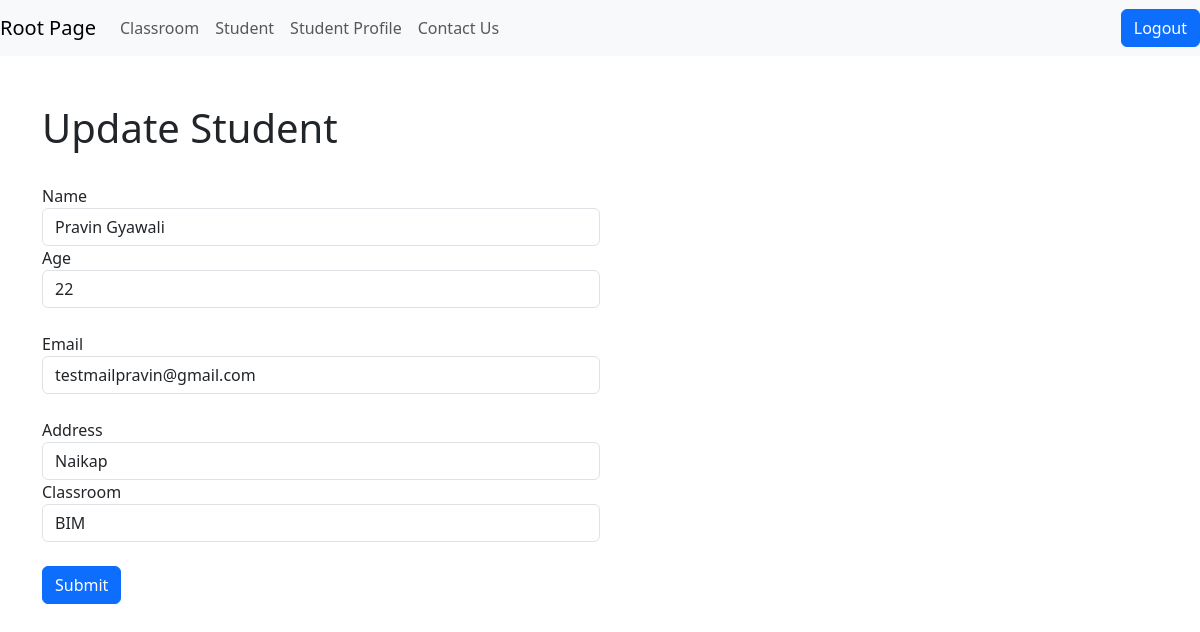
The page /crud/update-student/1/ (signed in) on the database its author committed.
### crud/models.py (models this page shows)
class Student(models.Model):
    name= models.CharField(max_length=50)
    age = models.IntegerField()
    email= models.EmailField()
    address= models.CharField(max_length=50)
    classroom = models.ForeignKey(Classroom, on_delete=models.CASCADE, related_name="classroom_students",
                                  null = True , blank = True)

### crud/views.py (the view, shortened to what this page needs)
# urls.py: path("update-student/<int:id>/", update_student_view, name="update_student"),
@login_required
def update_student_view(request, id):
    student = Student.objects.get(id=id)
    return render(request, template_name="crud/update_student.html",
                  context={"classrooms": Classroom.objects.all(), "student": student})

### crud/templates/crud/update_student.html (shortened to what this page needs)
{% extends 'layouts/base.html' %}
{% block content %}
<div class="container">
    <h1>Update Student</h1><br>
    <form method="post" class="form form-group">
        <div>
            <label>Name</label>
            <input required class="form-control" type="text" name="name" style="width: 50%;" value="{{student.name}}">
        </div>
        <div>
            <label>Age</label>
            <input required class="form-control" type="number" style="width: 50%;" name="age" value={{student.age}}>
        </div><br>
        <div>
            <label>Email</label>
            <input required class="form-control" type="email" style="width: 50%;" name="email" value="{{student.email}}">
        </div><br>
        <div>
            <label>Address</label>
            <input required class="form-control" type="text" style="width: 50%;" name="address" value="{{student.address}}">
        </div>
        <div>
            <label>Classroom</label>
            <select name="classroom" class="form-control" style="width: 50%">
                {% for classroom in classrooms %}
                {% if classroom.id == student.classroom.id %}
                    <option selected  value={{classroom.id}}>{{classroom.name}}</option>
                {%else%}
                <option  value={{classroom.id}}>{{classroom.name}}</option>
                {% endif %}
                {% endfor %}
            </select>
        </div>
        <br>
        <button class="btn btn-primary" type="submit" >Submit</button>
    </form>
</div>
{% endblock %}

### rows shown on the page
Student: name "Pravin Gyawali", age "22", email "testmailpravin@gmail.com", address "Naikap"

### other values the page prints
form field classroom "BIM"
